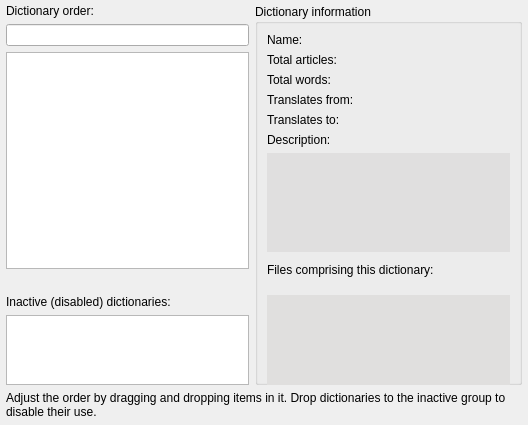
<?xml version="1.0" encoding="UTF-8"?>
<ui version="4.0">
 <class>OrderAndProps</class>
 <widget class="QWidget" name="OrderAndProps">
  <property name="geometry">
   <rect>
    <x>0</x>
    <y>0</y>
    <width>528</width>
    <height>425</height>
   </rect>
  </property>
  <property name="windowTitle">
   <string>Form</string>
  </property>
  <layout class="QVBoxLayout" name="verticalLayout_4">
   <property name="leftMargin">
    <number>6</number>
   </property>
   <property name="topMargin">
    <number>4</number>
   </property>
   <property name="rightMargin">
    <number>6</number>
   </property>
   <property name="bottomMargin">
    <number>6</number>
   </property>
   <item>
    <layout class="QHBoxLayout" name="horizontalLayout_2">
     <item>
      <layout class="QVBoxLayout" name="verticalLayout_3">
       <item>
        <layout class="QGridLayout" name="gridLayout_2" rowstretch="0,10,10,0,0,2">
         <item row="3" column="0">
          <layout class="QHBoxLayout" name="horizontalLayout">
           <item>
            <widget class="QLabel" name="dictionariesNumber">
             <property name="text">
              <string notr="true"/>
             </property>
            </widget>
           </item>
          </layout>
         </item>
         <item row="0" column="0">
          <widget class="QLabel" name="label">
           <property name="text">
            <string>Dictionary order:</string>
           </property>
          </widget>
         </item>
         <item row="2" column="0">
          <widget class="DictListWidget" name="dictionaryOrder">
           <property name="sizePolicy">
            <sizepolicy hsizetype="Preferred" vsizetype="Expanding">
             <horstretch>0</horstretch>
             <verstretch>0</verstretch>
            </sizepolicy>
           </property>
          </widget>
         </item>
         <item row="2" column="1">
          <layout class="QVBoxLayout" name="verticalLayout_2"/>
         </item>
         <item row="5" column="0">
          <widget class="DictListWidget" name="inactiveDictionaries">
           <property name="sizePolicy">
            <sizepolicy hsizetype="Preferred" vsizetype="Expanding">
             <horstretch>0</horstretch>
             <verstretch>0</verstretch>
            </sizepolicy>
           </property>
          </widget>
         </item>
         <item row="4" column="0">
          <widget class="QLabel" name="label_2">
           <property name="sizePolicy">
            <sizepolicy hsizetype="Expanding" vsizetype="Preferred">
             <horstretch>0</horstretch>
             <verstretch>0</verstretch>
            </sizepolicy>
           </property>
           <property name="text">
            <string>Inactive (disabled) dictionaries:</string>
           </property>
          </widget>
         </item>
         <item row="1" column="0">
          <widget class="QuickFilterLine" name="searchLine">
           <property name="sizePolicy">
            <sizepolicy hsizetype="Preferred" vsizetype="Fixed">
             <horstretch>0</horstretch>
             <verstretch>0</verstretch>
            </sizepolicy>
           </property>
          </widget>
         </item>
        </layout>
       </item>
      </layout>
     </item>
     <item>
      <widget class="QGroupBox" name="dictionaryInformation">
       <property name="title">
        <string>Dictionary information</string>
       </property>
       <layout class="QVBoxLayout" name="infoVerticalLayout">
        <item>
         <layout class="QGridLayout" name="gridLayout">
          <item row="0" column="0">
           <widget class="QLabel" name="label_5">
            <property name="text">
             <string>Name:</string>
            </property>
           </widget>
          </item>
          <item row="0" column="1">
           <widget class="QLabel" name="dictionaryName">
            <property name="textFormat">
             <enum>Qt::PlainText</enum>
            </property>
            <property name="textInteractionFlags">
             <set>Qt::LinksAccessibleByMouse|Qt::TextSelectableByMouse</set>
            </property>
           </widget>
          </item>
          <item row="1" column="1">
           <widget class="QLabel" name="dictionaryTotalArticles">
            <property name="textFormat">
             <enum>Qt::PlainText</enum>
            </property>
           </widget>
          </item>
          <item row="1" column="0">
           <widget class="QLabel" name="label_6">
            <property name="text">
             <string>Total articles:</string>
            </property>
           </widget>
          </item>
          <item row="2" column="0">
           <widget class="QLabel" name="label_7">
            <property name="text">
             <string>Total words:</string>
            </property>
           </widget>
          </item>
          <item row="2" column="1">
           <widget class="QLabel" name="dictionaryTotalWords">
            <property name="textFormat">
             <enum>Qt::PlainText</enum>
            </property>
           </widget>
          </item>
          <item row="3" column="0">
           <widget class="QLabel" name="label_9">
            <property name="text">
             <string>Translates from:</string>
            </property>
           </widget>
          </item>
          <item row="4" column="0">
           <widget class="QLabel" name="label_10">
            <property name="text">
             <string>Translates to:</string>
            </property>
           </widget>
          </item>
          <item row="3" column="1">
           <widget class="QLabel" name="dictionaryTranslatesFrom">
            <property name="textFormat">
             <enum>Qt::RichText</enum>
            </property>
           </widget>
          </item>
          <item row="4" column="1">
           <widget class="QLabel" name="dictionaryTranslatesTo">
            <property name="textFormat">
             <enum>Qt::RichText</enum>
            </property>
           </widget>
          </item>
         </layout>
        </item>
        <item>
         <widget class="QLabel" name="dictionaryDescriptionLabel">
          <property name="text">
           <string>Description:</string>
          </property>
         </widget>
        </item>
        <item>
         <widget class="QPlainTextEdit" name="dictionaryDescription">
          <property name="palette">
           <palette>
            <active>
             <colorrole role="Base">
              <brush brushstyle="SolidPattern">
               <color alpha="255">
                <red>224</red>
                <green>223</green>
                <blue>223</blue>
               </color>
              </brush>
             </colorrole>
            </active>
            <inactive>
             <colorrole role="Base">
              <brush brushstyle="SolidPattern">
               <color alpha="255">
                <red>224</red>
                <green>223</green>
                <blue>223</blue>
               </color>
              </brush>
             </colorrole>
            </inactive>
            <disabled>
             <colorrole role="Base">
              <brush brushstyle="SolidPattern">
               <color alpha="255">
                <red>212</red>
                <green>208</green>
                <blue>200</blue>
               </color>
              </brush>
             </colorrole>
            </disabled>
           </palette>
          </property>
          <property name="frameShape">
           <enum>QFrame::NoFrame</enum>
          </property>
          <property name="readOnly">
           <bool>true</bool>
          </property>
         </widget>
        </item>
        <item>
         <spacer name="infoVerticalSpacer">
          <property name="orientation">
           <enum>Qt::Vertical</enum>
          </property>
          <property name="sizeHint" stdset="0">
           <size>
            <width>20</width>
            <height>5</height>
           </size>
          </property>
         </spacer>
        </item>
        <item>
         <spacer name="horizontalSpacer_5">
          <property name="orientation">
           <enum>Qt::Horizontal</enum>
          </property>
          <property name="sizeHint" stdset="0">
           <size>
            <width>256</width>
            <height>5</height>
           </size>
          </property>
         </spacer>
        </item>
        <item>
         <widget class="QLabel" name="label_11">
          <property name="text">
           <string>Files comprising this dictionary:</string>
          </property>
         </widget>
        </item>
        <item>
         <widget class="QPlainTextEdit" name="dictionaryFileList">
          <property name="minimumSize">
           <size>
            <width>0</width>
            <height>90</height>
           </size>
          </property>
          <property name="maximumSize">
           <size>
            <width>16777215</width>
            <height>65</height>
           </size>
          </property>
          <property name="palette">
           <palette>
            <active>
             <colorrole role="Base">
              <brush brushstyle="SolidPattern">
               <color alpha="255">
                <red>224</red>
                <green>223</green>
                <blue>222</blue>
               </color>
              </brush>
             </colorrole>
            </active>
            <inactive>
             <colorrole role="Base">
              <brush brushstyle="SolidPattern">
               <color alpha="255">
                <red>224</red>
                <green>223</green>
                <blue>222</blue>
               </color>
              </brush>
             </colorrole>
            </inactive>
            <disabled>
             <colorrole role="Base">
              <brush brushstyle="SolidPattern">
               <color alpha="255">
                <red>224</red>
                <green>223</green>
                <blue>222</blue>
               </color>
              </brush>
             </colorrole>
            </disabled>
           </palette>
          </property>
          <property name="frameShape">
           <enum>QFrame::NoFrame</enum>
          </property>
          <property name="lineWrapMode">
           <enum>QPlainTextEdit::NoWrap</enum>
          </property>
          <property name="readOnly">
           <bool>true</bool>
          </property>
         </widget>
        </item>
       </layout>
      </widget>
     </item>
    </layout>
   </item>
   <item>
    <widget class="QLabel" name="label_3">
     <property name="text">
      <string>Adjust the order by dragging and dropping items in it. Drop dictionaries to the inactive group to disable their use.</string>
     </property>
     <property name="wordWrap">
      <bool>true</bool>
     </property>
    </widget>
   </item>
  </layout>
 </widget>
 <customwidgets>
  <customwidget>
   <class>DictListWidget</class>
   <extends>QListWidget</extends>
   <header>groups_widgets.hh</header>
  </customwidget>
  <customwidget>
   <class>QuickFilterLine</class>
   <extends>QLineEdit</extends>
   <header>groups_widgets.hh</header>
  </customwidget>
 </customwidgets>
 <tabstops>
  <tabstop>dictionaryOrder</tabstop>
  <tabstop>inactiveDictionaries</tabstop>
  <tabstop>dictionaryDescription</tabstop>
  <tabstop>dictionaryFileList</tabstop>
  <tabstop>searchLine</tabstop>
 </tabstops>
 <resources/>
 <connections/>
</ui>
